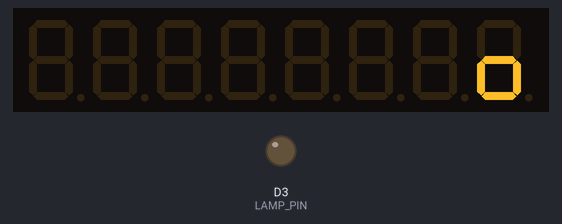
Simulated run of this sketch. Board: ESP8266 (NodeMCU). Parts: 8-digit seven-segment display, output pins drawn as LEDs (lit = HIGH). WiFi joins after 1.5 s; servers stay silent unless stated; uploads are accepted with an empty reply; what the sketch prints to the serial monitor is not drawn.

Above: at 0.6 s.
At 1.1 s:
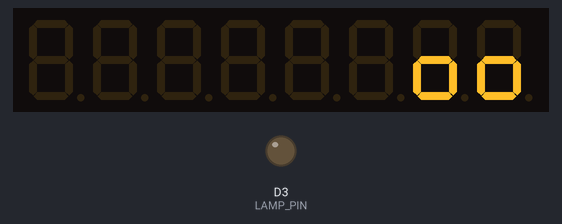
At 1.6 s:
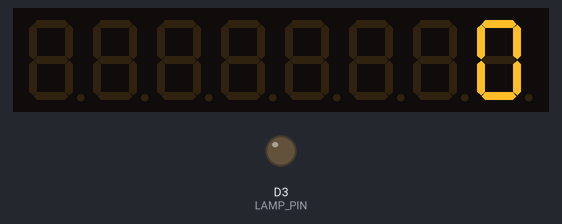

The sketch:

FacebookFollowersCounter.ino
```cpp
#include <ESP8266WiFi.h>
#include <WiFiClientSecure.h>
#include <ArduinoJson.h>
#include <DigitLedDisplay.h>
#include <Ticker.h>

// Facebook config.
#define FACEBOOK_HOST "graph.facebook.com"
#define FACEBOOK_PORT 443
#define PAGE_ID "iotbootcamp"
#define ACCESS_TOKEN "ACCESS_TOKEN"

// graph.facebook.com SHA1 fingerprint
const char* facebookGraphFingerPrint = "93 6F 91 2B AF AD 21 6F A5 15 25 6E 57 2C DC 35 A1 45 1A A5";

// Configuração de Wifi
#define WIFI_SSID "ssid"
#define WIFI_PASSWORD "password"

#define LAMP_PIN D3
#define NUM_DIGITS 8
// Busque a cada 1 min
#define REQUEST_INTERVAL 1000*60*1

Ticker tickerRequest;
bool requestNewState = true;
WiFiClientSecure tlsClient;

Ticker tickerDisplay;
DigitLedDisplay ld = DigitLedDisplay(D7, D5, D6); // DIN, LOAD, CLK

int pageFansCount = 0;

void request(){
  requestNewState = true;
}


void showNumber(int num){
  ld.printDigit(num);
}

void setupPins(){
  ld.setBright(15);
  ld.setDigitLimit(8);
  ld.clear();
  ld.on();

  pinMode(LAMP_PIN, OUTPUT);
  digitalWrite(LAMP_PIN, LOW);
}

void setupWifi(){
  WiFi.begin(WIFI_SSID, WIFI_PASSWORD);
  Serial.print("connecting");
  int tries = 0;
  while (WiFi.status() != WL_CONNECTED) {
    Serial.print(".");
    delay(500);
    tries++;

    //showNumber(tries);
    int mod = tries % 8;
    ld.write(tries % 8, B00011101);
    if(mod == 0){
      ld.clear();
    }
  }

  //lc.clearDisplay(0);
  ld.clear();

  Serial.println();
  Serial.print("connected: ");
  Serial.println(WiFi.localIP());
}

String makeRequestGraph(){
  if (!tlsClient.connect(FACEBOOK_HOST, FACEBOOK_PORT)) {
    Serial.println("Host connection failed");
    return "";
  }

  String params = "?pretty=0&fields=fan_count&access_token="+String(ACCESS_TOKEN);
  String path = "/v2.8/" + String(PAGE_ID);
  String url = path + params;
  Serial.print("requesting URL: ");
  Serial.println(url);

  String request = "GET " + url + " HTTP/1.1\r\n" +
    "Host: " + String(FACEBOOK_HOST) + "\r\n\r\n";

  tlsClient.print(request);

  String response = "";
  String chunk = "";

  do {
    if (tlsClient.connected()) {
      delay(5);
      chunk = tlsClient.readStringUntil('\n');
      if(chunk.startsWith("{")){
        response += chunk;
      }
    }
  } while (chunk.length() > 0);

  Serial.print(" Message ");
  Serial.println(response);

  return response;
}

int getPageFansCount(){
  String response = makeRequestGraph();

  const size_t bufferSize = JSON_OBJECT_SIZE(2) + 40;
  DynamicJsonBuffer jsonBuffer(bufferSize);

  JsonObject& root = jsonBuffer.parseObject(response);

  int fanCount = root["fan_count"];
  return fanCount;
}

void setup() {
  Serial.begin(9600);

  setupPins();
  setupWifi();

  // Registra o ticker para pegar dados novos de tempos em tempos
  tickerRequest.attach_ms(REQUEST_INTERVAL, request);

  showNumber(pageFansCount);
}

void loop() {

  // Apenas peça novos dados quando passar o tempo determinado
  if(requestNewState){
    Serial.println("Request new State");

    int pageFansCountTemp = getPageFansCount();

    Serial.print("Page fans count: ");
    Serial.println(pageFansCountTemp);

    if(pageFansCountTemp <= 0){

      Serial.println("Error requesting data");

    }else{
      pageFansCount = pageFansCountTemp;
      requestNewState = false;

      showNumber(pageFansCount);
    }
  }

  delay(20);
}
```

Measured:
- what the display in image 0 shows lasts 0.5 s, from 0.5 s to 1.0 s
